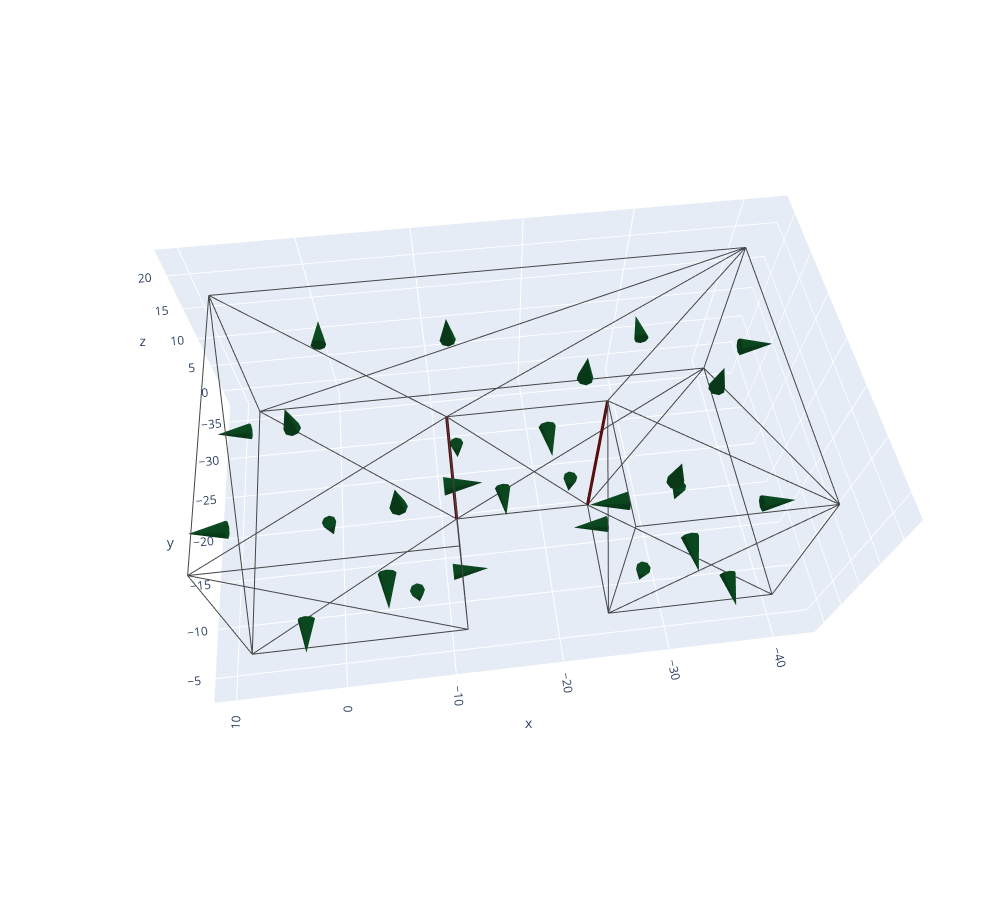

The notebook cell saved with this chart:
### Markdown cell above
## Visualize Mesh

### Code cell
plots.plot_mesh(t_mesh, wireframe=True,
                incenters= 'normal', 
                nonconvex_faces=True)

### Figure 1 — Plotly figure (JSON) as saved in the notebook; plotly's stock layout.template omitted (floating-point values rounded to 4 significant figures; data arrays with more than 128 entries replaced by an {"elided": "..."} marker saying what was removed)
{"data": [{"line": {"color": "rgb(70,70,70)", "width": 2}, "mode": "lines", "showlegend": false, "type": "scatter3d", "x": {"elided": "140 float values"}, "y": {"elided": "140 int values"}, "z": {"elided": "140 float values"}}, {"colorscale": [[0, "rgb(10,70,30)"], [1, "rgb(10,70,30)"]], "showscale": false, "type": "cone", "u": [0, 0, -1, -1, 0, 0, 1, 1, 0, 0, 0, 0, 0, 0, 0, 0, 0, 0, 0, 0, 0, 0, 0, 0, -1, -1, 1, 1], "v": [1, 1, 0, 0, -1, -1, 0, 0, 1, 1, 0, 0, 0, 0, 0, 0, 0, 0, 0, 0, 0, 0, 1, 1, 0, 0, 0, 0], "w": [0, 0, 0, 0, 0, 0, 0, 0, 0, 0, 1, 1, 1, 1, 1, 1, -1, -1, -1, -1, -1, -1, 0, 0, 0, 0, 0, 0], "x": [-29.65, -34.85, -40, -40, -31.85, -0.1528, 8, 8, 2.147, -5.647, -33.79, -12.27, -23.2, -7.198, 0.8272, -28.45, 0.8272, -23.2, -12.27, -28.45, -33.79, -7.198, -16.11, -19.89, -11.5, -11.5, -24.5, -24.5], "y": [-6, -6, -12.9, -27.1, -34, -34, -27.1, -12.9, -6, -6, -18.66, -26.75, -21.06, -10.3, -18.84, -9.949, -18.84, -21.06, -26.75, -9.949, -18.66, -10.3, -18, -18, -10.37, -13.63, -13.63, -10.37], "z": [15.35, 5.15, 6.899, 13.6, 8.153, 12.35, 6.899, 13.6, 5.853, 14.65, 20.5, 20.5, 20.5, 20.5, 20.5, 20.5, 0, 0, 0, 0, 0, 0, 4.613, 15.89, 4.373, 16.13, 4.373, 16.13]}, {"line": {"color": "rgb(88,10,10)", "width": 6}, "mode": "lines", "showlegend": false, "type": "scatter3d", "x": [-24.5, -24.5], "y": [-18, -18], "z": [0, 20.5]}, {"line": {"color": "rgb(88,10,10)", "width": 6}, "mode": "lines", "showlegend": false, "type": "scatter3d", "x": [-11.5, -11.5], "y": [-18, -18], "z": [0, 20.5]}], "layout": {"autosize": false, "height": 900, "margin": {"b": 100, "l": 50, "pad": 4, "r": 50, "t": 100}, "scene": {"aspectmode": "data", "aspectratio": {"x": 1.589, "y": 0.9271, "z": 0.6787}, "camera": {"center": {"x": 0, "y": 0, "z": 0}, "eye": {"x": 0.1319, "y": 1.104, "z": 1.858}, "projection": {"type": "perspective"}, "up": {"x": 0, "y": 0, "z": 1}}}, "width": 1000}}
